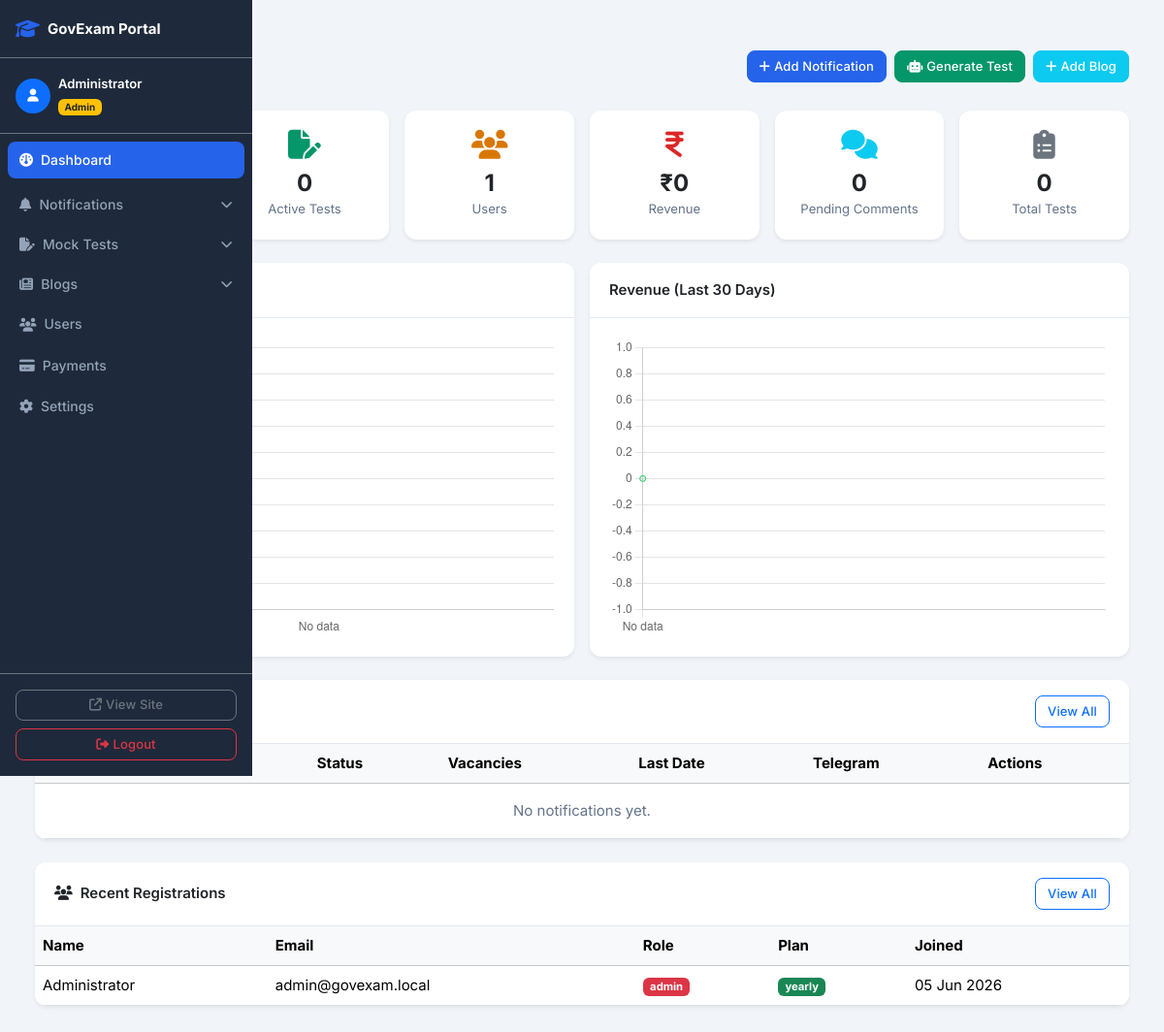
/admin/index.php (signed in), run on the app's committed database.
### tables this page shows
CREATE TABLE IF NOT EXISTS users (
    id INT AUTO_INCREMENT PRIMARY KEY,
    name VARCHAR(100),
    email VARCHAR(150) UNIQUE,
    password_hash VARCHAR(255),
    google_id VARCHAR(100),
    role ENUM('admin','premium','free') DEFAULT 'free',
    plan ENUM('monthly','yearly','free') DEFAULT 'free',
    plan_expiry DATE,
    email_verified TINYINT DEFAULT 0,
    avatar VARCHAR(255),
    created_at TIMESTAMP DEFAULT CURRENT_TIMESTAMP
);

### includes/functions.php (called while the page is built, shortened)
<?php
function format_date($date, $format = 'd M Y')
{
    $ts = strtotime($date);
    return date($format, $ts);
}

### admin/index.php (the view, shortened to what this page needs)
<?php
require_once ROOT . '/config/db.php';
require_once ROOT . '/includes/functions.php';
$stats = [
    'notifications'   => $pdo->query("SELECT COUNT(*) FROM notifications")->fetchColumn(),
    'tests'           => $pdo->query("SELECT COUNT(*) FROM mock_tests")->fetchColumn(),
    'users'           => $pdo->query("SELECT COUNT(*) FROM users")->fetchColumn(),
    'revenue'         => $pdo->query("SELECT COALESCE(SUM(amount),0) FROM payments WHERE status='success'")->fetchColumn(),
    'pending_comments'=> $pdo->query("SELECT COUNT(*) FROM comments WHERE is_approved=0")->fetchColumn(),
    'active_tests'    => $pdo->query("SELECT COUNT(*) FROM mock_tests WHERE is_active=1")->fetchColumn(),
];
$recent_notifications = $pdo->query(
    "SELECT id, title, category, status, vacancies, last_date_apply, telegram_sent, created_at
     FROM notifications ORDER BY created_at DESC LIMIT 10"
)->fetchAll(PDO::FETCH_ASSOC);
$recent_users = $pdo->query(
    "SELECT id, name, email, role, plan, created_at FROM users ORDER BY created_at DESC LIMIT 10"
)->fetchAll(PDO::FETCH_ASSOC);
$cat_rows = $pdo->query(
    "SELECT category, COUNT(*) as cnt FROM notifications GROUP BY category"
)->fetchAll(PDO::FETCH_ASSOC);
$cat_labels = array_column($cat_rows, 'category');
$cat_counts = array_column($cat_rows, 'cnt');
$rev_rows = $pdo->query(
    "SELECT DATE(created_at) as day, COALESCE(SUM(amount),0) as total
     FROM payments WHERE status='success' AND created_at >= DATE_SUB(NOW(), INTERVAL 30 DAY)
     GROUP BY DATE(created_at) ORDER BY day ASC"
)->fetchAll(PDO::FETCH_ASSOC);
$rev_labels = array_column($rev_rows, 'day');
$rev_totals = array_column($rev_rows, 'total');
require_once ROOT . '/includes/admin_header.php';
require_once ROOT . '/includes/admin_sidebar.php';
?>
<div class="admin-content">
<div class="container-fluid py-4">
  <div class="d-flex align-items-center justify-content-between mb-4">
    <h2 class="mb-0"><i class="fas fa-gauge me-2"></i>Dashboard</h2>
    <div class="d-flex gap-2 flex-wrap">
      <a href="/admin/notifications/add.php" class="btn btn-primary btn-sm">
        <i class="fas fa-plus me-1"></i>Add Notification
      </a>
      <a href="/admin/tests/generate.php" class="btn btn-success btn-sm">
        <i class="fas fa-robot me-1"></i>Generate Test
      </a>
      <a href="/admin/blogs/add.php" class="btn btn-info btn-sm text-white">
        <i class="fas fa-plus me-1"></i>Add Blog
      </a>
    </div>
  </div>
  <div class="row g-3 mb-4">
    <div class="col-6 col-md-4 col-lg-2">
      <div class="card border-0 shadow-sm h-100">
        <div class="card-body text-center">
          <div class="text-primary mb-2"><i class="fas fa-bell fa-2x"></i></div>
          <div class="h4 fw-bold mb-0"><?= (int)$stats['notifications'] ?></div>
          <small class="text-muted">Notifications</small>
        </div>
      </div>
    </div>
    <div class="col-6 col-md-4 col-lg-2">
      <div class="card border-0 shadow-sm h-100">
        <div class="card-body text-center">
          <div class="text-success mb-2"><i class="fas fa-file-pen fa-2x"></i></div>
          <div class="h4 fw-bold mb-0"><?= (int)$stats['active_tests'] ?></div>
          <small class="text-muted">Active Tests</small>
        </div>
      </div>
    </div>
    <div class="col-6 col-md-4 col-lg-2">
      <div class="card border-0 shadow-sm h-100">
        <div class="card-body text-center">
          <div class="text-warning mb-2"><i class="fas fa-users fa-2x"></i></div>
          <div class="h4 fw-bold mb-0"><?= (int)$stats['users'] ?></div>
          <small class="text-muted">Users</small>
        </div>
      </div>
    </div>
    <div class="col-6 col-md-4 col-lg-2">
      <div class="card border-0 shadow-sm h-100">
        <div class="card-body text-center">
          <div class="text-danger mb-2"><i class="fas fa-indian-rupee-sign fa-2x"></i></div>
          <div class="h4 fw-bold mb-0">&#8377;<?= number_format((float)$stats['revenue'], 0) ?></div>
          <small class="text-muted">Revenue</small>
        </div>
      </div>
    </div>
    <div class="col-6 col-md-4 col-lg-2">
      <div class="card border-0 shadow-sm h-100">
        <div class="card-body text-center">
          <div class="text-info mb-2"><i class="fas fa-comments fa-2x"></i></div>
          <div class="h4 fw-bold mb-0"><?= (int)$stats['pending_comments'] ?></div>
          <small class="text-muted">Pending Comments</small>
        </div>
      </div>
    </div>
    <div class="col-6 col-md-4 col-lg-2">
      <div class="card border-0 shadow-sm h-100">
        <div class="card-body text-center">
          <div class="text-secondary mb-2"><i class="fas fa-clipboard-list fa-2x"></i></div>
          <div class="h4 fw-bold mb-0"><?= (int)$stats['tests'] ?></div>
          <small class="text-muted">Total Tests</small>
        </div>
      </div>
    </div>
  </div>
  <div class="row g-3 mb-4">
    <div class="col-md-6">
      <div class="card shadow-sm border-0">
        <div class="card-header bg-white fw-semibold">Notifications by Category</div>
        <div class="card-body"><canvas id="catChart" height="180"></canvas></div>
      </div>
    </div>
    <div class="col-md-6">
      <div class="card shadow-sm border-0">
        <div class="card-header bg-white fw-semibold">Revenue (Last 30 Days)</div>
        <div class="card-body"><canvas id="revChart" height="180"></canvas></div>
      </div>
    </div>
  </div>
  <div class="card shadow-sm border-0 mb-4">
    <div class="card-header bg-white d-flex justify-content-between align-items-center">
      <span class="fw-semibold"><i class="fas fa-bell me-2"></i>Recent Notifications</span>
      <a href="/admin/notifications/list.php" class="btn btn-sm btn-outline-primary">View All</a>
    </div>
    <div class="card-body p-0">
      <div class="table-responsive">
        <table class="table table-hover mb-0">
          <thead class="table-light">
            <tr>
              <th>Title</th><th>Category</th><th>Status</th>
              <th>Vacancies</th><th>Last Date</th><th>Telegram</th><th>Actions</th>
            </tr>
          </thead>
          <tbody>
            <?php if (empty($recent_notifications)): ?>
            <tr><td colspan="7" class="text-center text-muted py-3">No notifications yet.</td></tr>
            <?php endif; ?>
          </tbody>
        </table>
      </div>
    </div>
  </div>
  <div class="card shadow-sm border-0">
    <div class="card-header bg-white d-flex justify-content-between align-items-center">
      <span class="fw-semibold"><i class="fas fa-users me-2"></i>Recent Registrations</span>
      <a href="/admin/users/list.php" class="btn btn-sm btn-outline-primary">View All</a>
    </div>
    <div class="card-body p-0">
      <div class="table-responsive">
        <table class="table table-hover mb-0">
          <thead class="table-light">
            <tr><th>Name</th><th>Email</th><th>Role</th><th>Plan</th><th>Joined</th></tr>
          </thead>
          <tbody>
            <?php foreach ($recent_users as $u): ?>
            <tr>
              <td><?= htmlspecialchars($u['name']) ?></td>
              <td><?= htmlspecialchars($u['email']) ?></td>
              <td>
                <span class="badge <?= $u['role']==='admin'?'bg-danger':($u['role']==='premium'?'bg-warning text-dark':'bg-secondary') ?>">
                  <?= htmlspecialchars($u['role']) ?>
                </span>
              </td>
              <td>
                <span class="badge <?= $u['plan']==='free'?'bg-light text-dark':'bg-success' ?>">
                  <?= htmlspecialchars($u['plan']) ?>
                </span>
              </td>
              <td><?= format_date($u['created_at']) ?></td>
            </tr>
            <?php endforeach; ?>
          </tbody>
        </table>
      </div>
    </div>
  </div>
</div>
</div>
<?php
$extra_js = '<script>
(function(){
  var catCtx = document.getElementById("catChart");
  if(catCtx){
    new Chart(catCtx, {
      type: "bar",
      data: {
        labels: ' . json_encode($cat_labels ?: ['No data']) . ',
        datasets: [{
          label: "Notifications",
          data: ' . json_encode($cat_counts ?: [0]) . ',
          backgroundColor: "rgba(99,102,241,0.7)"
        }]
      },
      options: { responsive:true, plugins:{ legend:{display:false} } }
    });
  }
  var revCtx = document.getElementById("revChart");
  if(revCtx){
    new Chart(revCtx, {
      type: "line",
      data: {
        labels: ' . json_encode($rev_labels ?: ['No data']) . ',
        datasets: [{
          label: "Revenue (INR)",
          data: ' . json_encode($rev_totals ?: [0]) . ',
          borderColor: "rgba(34,197,94,1)",
          backgroundColor: "rgba(34,197,94,0.1)",
          fill: true,
          tension: 0.3
        }]
      },
      options: { responsive:true, plugins:{ legend:{display:false} } }
    });
  }
})();
</script>';
?>
<?php require_once ROOT . '/includes/admin_footer.php'; ?>

### assets/css/style.css (style rules this page uses)
:root { --primary: #2563EB; --primary-dark: #1d4ed8; --primary-light: #dbeafe; --secondary: #64748b; --success: #059669; --success-light: #d1fae5; --warning: #D97706; --warning-light: #fef3c7; --danger: #DC2626; --danger-light: #fee2e2; --info: #0ea5e9; --info-light: #e0f2fe; --purple: #7c3aed; --purple-light: #ede9fe; --dark: #1e293b; --darker: #0f172a; --gray: #64748b; --gray-100: #f1f5f9; --gray-200: #e2e8f0; --gray-300: #cbd5e1; --light: #f8fafc; --white: #ffffff; --border: #e2e8f0; --shadow: 0 1px 3px rgba(0,0,0,0.1), 0 1px 2px rgba(0,0,0,0.06); --shadow-md: 0 4px 6px -1px rgba(0,0,0,0.1), 0 2px 4px -1px rgba(0,0,0,0.06); --shadow-lg: 0 10px 15px -3px rgba(0,0,0,0.1), 0 4px 6px -2px rgba(0,0,0,0.05); --shadow-xl: 0 20px 25px -5px rgba(0,0,0,0.1), 0 10px 10px -5px rgba(0,0,0,0.04); --radius: 12px; --radius-sm: 8px; --radius-lg: 16px; --radius-xl: 24px; --transition: all 0.2s ease; --transition-slow:all 0.35s ease; --font: 'Inter', -apple-system, BlinkMacSystemFont, 'Segoe UI', sans-serif; }
*, *::before, *::after { box-sizing: border-box; }
html { scroll-behavior: smooth; }
body { font-family: var(--font); font-size: 0.9375rem; line-height: 1.6; color: var(--dark); background: var(--light); -webkit-font-smoothing: antialiased; -moz-osx-font-smoothing: grayscale; }
h1, h2, h3, h4, h5, h6 { font-weight: 700; line-height: 1.3; color: var(--dark); }
a { color: var(--primary); text-decoration: none; transition: var(--transition); }
.card { border-radius: var(--radius); border: 1px solid var(--border); box-shadow: var(--shadow); transition: var(--transition); background: var(--white); overflow: hidden; }
.card-header { background: var(--white); border-bottom: 1px solid var(--border); padding: 1rem 1.25rem; font-weight: 600; }
.card-body { padding: 1.25rem; }
.btn { border-radius: var(--radius-sm); font-weight: 500; transition: var(--transition); letter-spacing: 0.01em; }
.btn-primary { background: var(--primary); border-color: var(--primary); }
.btn-success { background: var(--success); border-color: var(--success); }
.btn-sm { padding: 0.35rem 0.75rem; font-size: 0.8125rem; border-radius: var(--radius-sm); }
.admin-body { background: #f1f5f9; }
.admin-content { padding: 1.5rem; flex: 1; }
.text-primary { color: var(--primary) !important; }
.text-success { color: var(--success) !important; }
.text-warning { color: var(--warning) !important; }
.text-danger { color: var(--danger) !important; }
.text-muted { color: var(--gray) !important; }

### data on the page
users: name "Administrator", email "admin@govexam.local", role "admin", plan "yearly", created_at "05 Jun 2026"

### other printed values
$site_name "GovExam Portal"
$admin_name "Administrator"
$stats['active_tests'] "0"
$stats['users'] "1"
$stats['revenue'] "0"
$stats['pending_comments'] "0"
$stats['tests'] "0"
chart data {{ json_encode($cat_labels ?: ['No data']) }} ["No data"]
chart data {{ json_encode($cat_counts ?: [0]) }} [0]
chart data {{ json_encode($rev_labels ?: ['No data']) }} ["No data"]
chart data {{ json_encode($rev_totals ?: [0]) }} [0]
